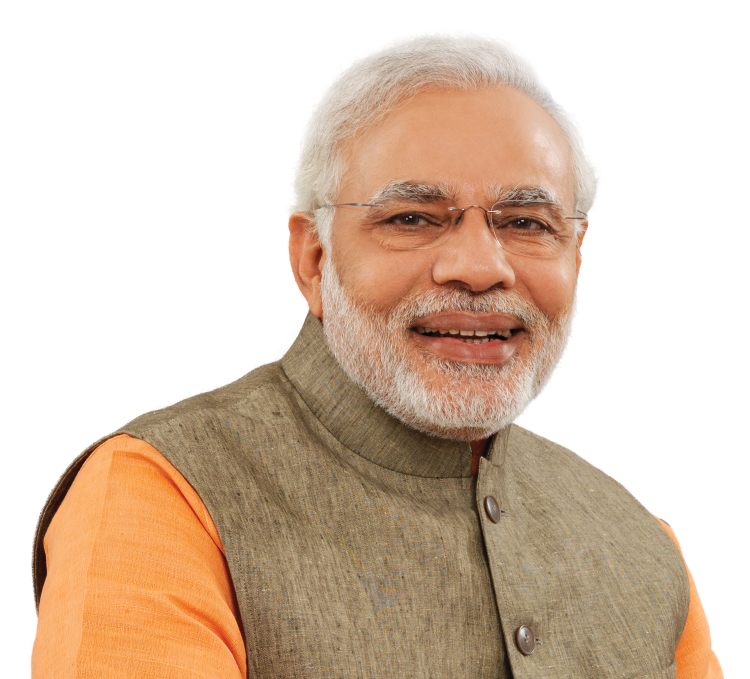
#> input picture AI/Object Detection/image_examples/Modi.jpg, 1500 x 1358 px (shown at 1/2 size)
$ jupyter execute OpenCV.ipynb
#> lines starting #> are read from the running program, lines starting #| are printed output that depends on the picture; after the words box and inside, x2 and y2 are one past the last pixel; in counts of white or black regions, pixels touching at a corner belong together
[cell 1]
import cv2

[cell 2]
cv2.__version__

[cell 3]
import numpy as np

[cell 4]
img = cv2.imread('image_examples/Modi.jpg',1)
#> img is the input picture: shape (1358, 1500, 3); mean B, G, R 178.6, 196.6, 217.3

[cell 5]
cv2.imshow('PM',img)
cv2.waitKey()
cv2.destroyAllWindows()

[cell 6]
print(img)
#> (printed output is left out)

[cell 7]
type(img)

[cell 8]
img.ndim
#> Out = 3

[cell 9]
img.shape
#> Out = (1358, 1500, 3)

[cell 10]
img = cv2.imread('image_examples/Modi.jpg',1)
resized_image = cv2.resize(img,(679,750))
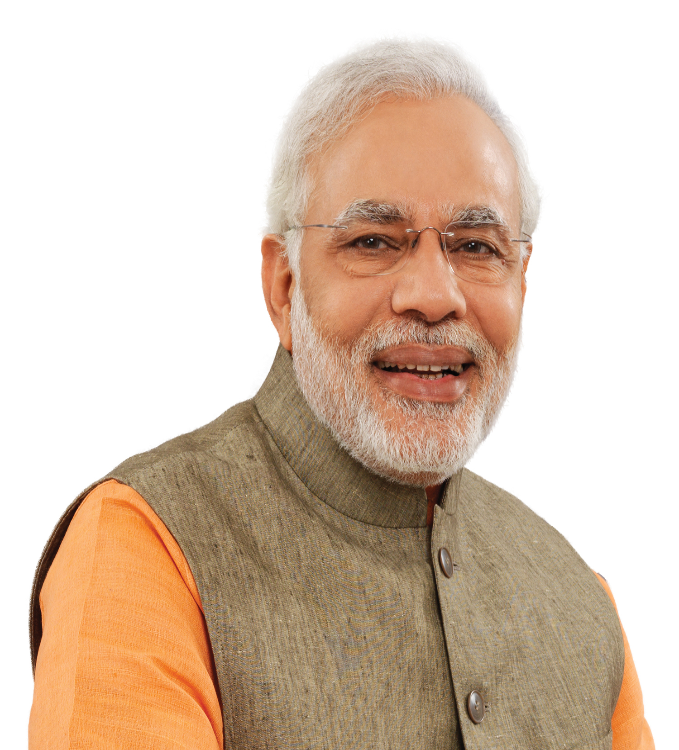
#> resized_image: shape (750, 679, 3); mean B, G, R 178.5, 196.5, 217.2
gray = cv2.cvtColor(resized_image,cv2.COLOR_BGR2GRAY)
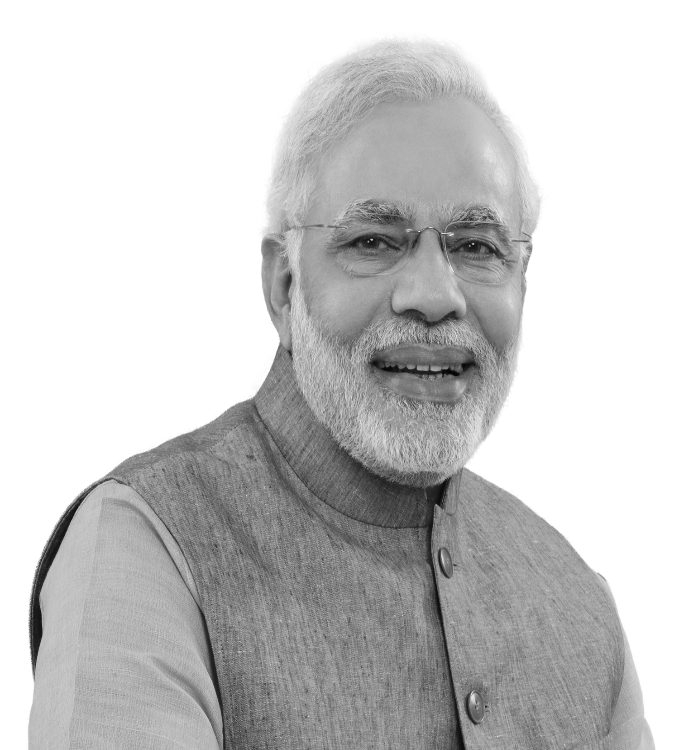
#> gray: shape (750, 679); min 4, max 255, mean 200.6
cv2.imshow('PM',gray)
cv2.waitKey()
cv2.destroyAllWindows()

[cell 11]
cv2.imwrite('bw.jpg',gray)
#> Out = True

[cell 12]
face_classifier = cv2.CascadeClassifier('Haarcascades/haarcascade_frontalface_default.xml')

[cell 13]
faces = face_classifier.detectMultiScale(gray, 1.5, 5)
#> faces = [[292, 145, 273, 273]]

[cell 14]
faces
#> Out = [[292, 145, 273, 273]]

[cell 15]
face_classifier = cv2.CascadeClassifier('Haarcascades/haarcascade_frontalface_default.xml')

image = cv2.imread('image_examples/Modi.jpg',1)
image = cv2.resize(image,(679,750))
gray = cv2.cvtColor(image,cv2.COLOR_BGR2GRAY)

faces = face_classifier.detectMultiScale(gray, 1.5, 5)

if faces is ():
    print('No face found')
else:
    for  (x,y,l,h) in faces:
        cv2.rectangle(image, (x,y), (x+l,y+h), (255,0,255), 1)
#> this loop made 1 pass
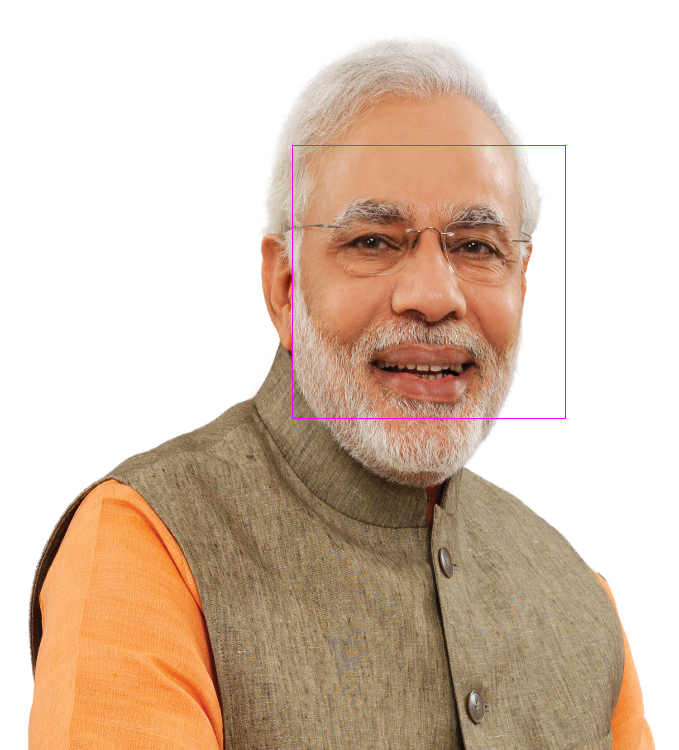
#> image: shape (750, 679, 3); 0.21% of pixels changed, all inside (x1, y1, x2, y2) = (292, 145, 566, 419)

cv2.imshow('Face Detection',image)
cv2.waitKey()
cv2.destroyAllWindows()

[cell 16]
face_classifier = cv2.CascadeClassifier('Haarcascades/haarcascade_frontalface_default.xml')
eye_classifier = cv2.CascadeClassifier('Haarcascades/haarcascade_eye.xml')

img = cv2.imread('image_examples/Modi.jpg')
resized_image = cv2.resize(img,(679,750))
gray = cv2.cvtColor(resized_image,cv2.COLOR_BGR2GRAY)

faces = face_classifier.detectMultiScale(gray,1.05,5)
#> faces = [[276, 128, 301, 301]]

if faces is ():
    print('No face found')

for(x,y,w,h) in faces:
    cv2.rectangle(resized_image,(x,y),(x+w,y+h),(255,0,0),2)
    roi_gray = gray[y:y+h, x:x+w]
    roi_color = resized_image[y:y+h, x:x+w]

    eyes = eye_classifier.detectMultiScale(roi_gray,1.05,5)
    for  (ex,ey,ew,eh) in eyes:
        cv2.rectangle(roi_color,(ex,ey),(ex+ew,ey+eh),(0,255,0),1)
#> this loop made 1 pass
#> (x, y, w, h, eyes) on pass 1: (276, 128, 301, 301, [[59, 83, 67, 67], [168, 91, 60, 60]])
#> pass 1, `roi_gray = gray[y:y+h, x:x+w]`:
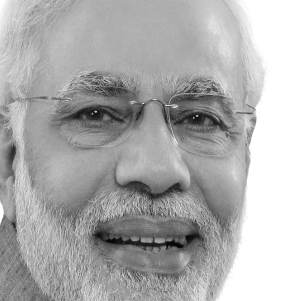
#> roi_gray: shape (301, 301); min 4, max 255, mean 173.2
#> pass 1, `roi_color = resized_image[y:y+h, x:x+w]`:
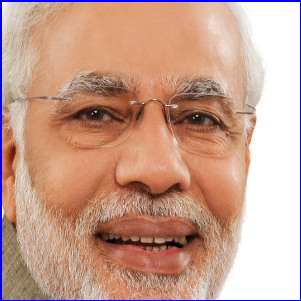
#> roi_color: shape (301, 301, 3); mean B, G, R 142.2, 159.7, 200.2
#> after the loop:
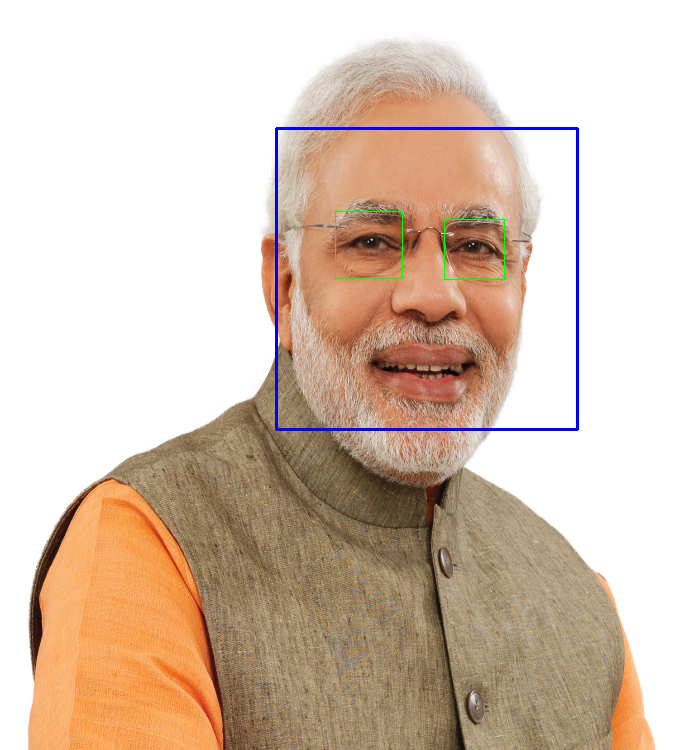
#> resized_image: shape (750, 679, 3); 0.81% of pixels changed, all inside (x1, y1, x2, y2) = (275, 127, 579, 431)
#> after the loop:
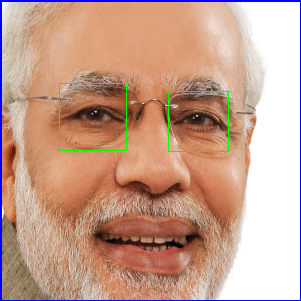
#> roi_color: shape (301, 301, 3); 0.56% of pixels changed, all inside (x1, y1, x2, y2) = (59, 83, 229, 152)

cv2.imshow('img',resized_image)
cv2.waitKey(0)
cv2.destroyAllWindows()

[cell 17]
import cv2
video = cv2.VideoCapture(0)

while True:
    num,frame = video.read()
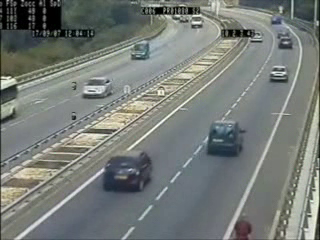
#> input picture frame 75 of AI/Object Detection/image_examples/cars.avi, 320 x 240 px, given in place of the camera
#> frame is the input picture: shape (240, 320, 3); mean B, G, R 120, 123.9, 118.8
    gray = cv2.cvtColor(frame,cv2.COLOR_BGR2GRAY)
#> gray: shape (240, 320)
    cv2.imshow('video',gray)
    if cv2.waitKey(1) == ('q'):
#> (key q is pressed here)
        break

video.release()
cv2.destroyAllWindows()
